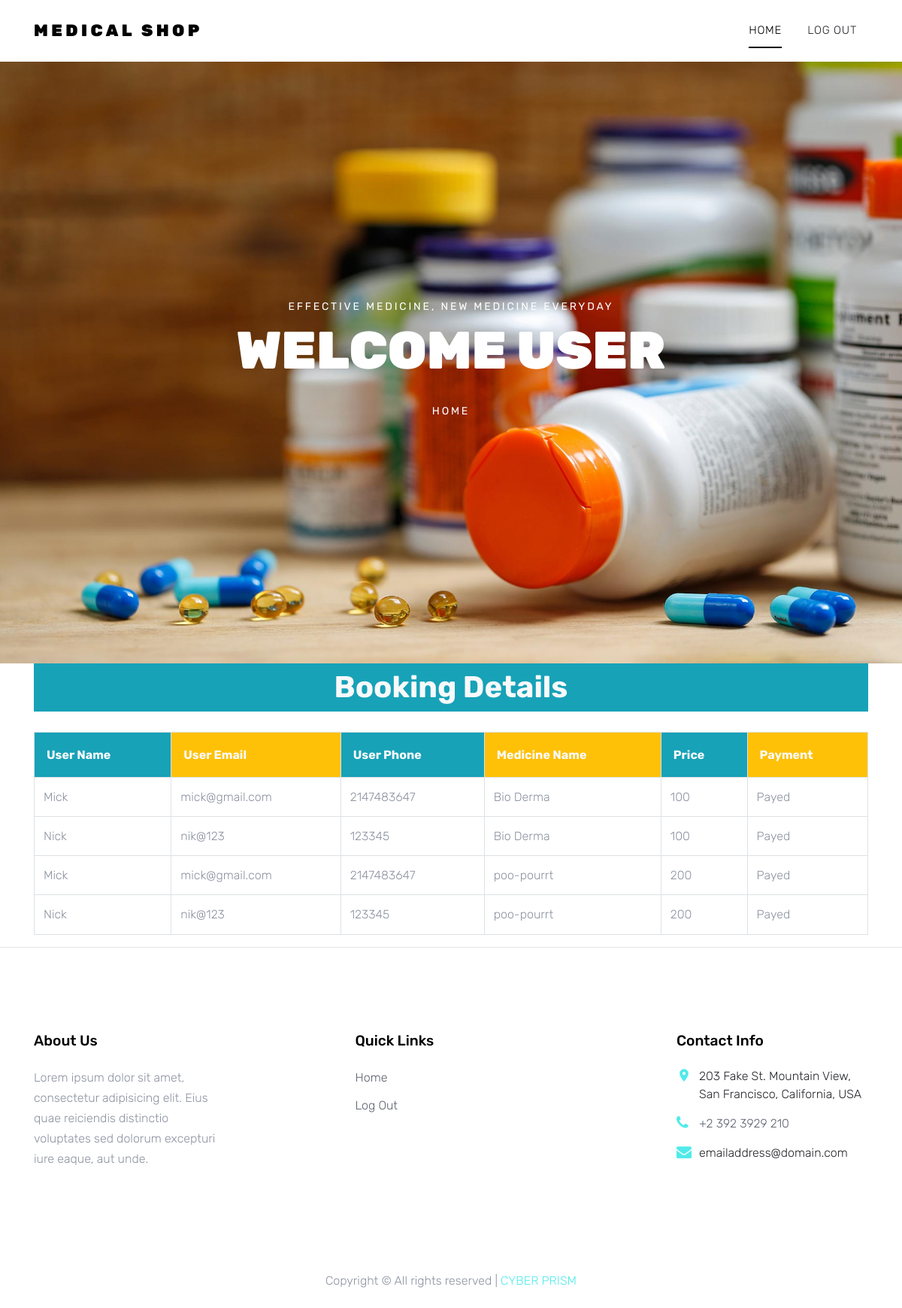
Screenshot of /pharmacy/view_booking.php with the database file from the repository.
### tables this page shows
CREATE TABLE `add_med` (
  `id` int(50) NOT NULL,
  `name` varchar(50) NOT NULL,
  `price` varchar(50) NOT NULL,
  `description` varchar(200) NOT NULL,
  `img` varchar(100) NOT NULL
);

CREATE TABLE `user_registration` (
  `id` int(50) NOT NULL,
  `first_name` varchar(50) NOT NULL,
  `last_name` varchar(50) NOT NULL,
  `email` varchar(50) NOT NULL,
  `phonenumber` int(50) NOT NULL,
  `address` varchar(100) NOT NULL,
  `loginid` int(50) NOT NULL
);

CREATE TABLE `booking_view` (
  `cart_id` int(50) NOT NULL,
  `user_id` int(50) NOT NULL,
  `product_id` int(50) NOT NULL,
  `cart_status` varchar(50) NOT NULL,
  `payment` varchar(50) NOT NULL
);

### pharmacy/view_booking.php (the view, shortened to what this page needs)
<!DOCTYPE html>
<html lang="en">
<head>
  <link rel="stylesheet" href="fonts/icomoon/style.css">
  <link rel="stylesheet" href="css/bootstrap.min.css">
  <link rel="stylesheet" href="css/magnific-popup.css">
  <link rel="stylesheet" href="css/jquery-ui.css">
  <link rel="stylesheet" href="css/owl.carousel.min.css">
  <link rel="stylesheet" href="css/owl.theme.default.min.css">
  <link rel="stylesheet" href="css/aos.css">
  <link rel="stylesheet" href="css/style.css">
</head>
<body>
  <div class="site-wrap">
    <div class="site-navbar py-2">
      <div class="container">
        <div class="d-flex align-items-center justify-content-between">
          <div class="logo">
            <div class="site-logo">
              <a href="admin_index.php" class="js-logo-clone">Medical Shop</a>
            </div>
          </div>
          <div class="main-nav d-none d-lg-block">
            <nav class="site-navigation text-right text-md-center" role="navigation">
              <ul class="site-menu js-clone-nav d-none d-lg-block">
                <li class="active"><a href="pharmacy_index.php">Home</a></li>
              <li><a href="logout.php">Log Out</a></li>
              </ul>
            </nav>
          </div>
        </div>
      </div>
    </div>
    <div class="site-blocks-cover" style="background-image: url('images/hero_1.jpg');">
      <div class="container">
        <div class="row">
          <div class="col-lg-7 mx-auto order-lg-2 align-self-center">
            <div class="site-block-cover-content text-center">
              <h2 class="sub-title">Effective Medicine, New Medicine Everyday</h2>
              <h1>Welcome User</h1>
              <h2 class="sub-title">Home</h2>
            </div>
          </div>
        </div>
      </div>
    </div>
    <div class="container add-emp">
			<center><h1 class="p-2 mb-0 bg-info text-light"><strong>Booking Details</strong></h1><br></center>
			<table class="table table-bordered table-hover">
					<tr>
                        <th class="p-3 mb-2 bg-info text-light">User Name </th>
                        <th class="p-3 mb-2 bg-warning text-light">User Email </th>
                        <th class="p-3 mb-2 bg-info text-light">User Phone </th>
						<th class="p-3 mb-2 bg-warning text-light">Medicine Name </th>
						<th class="p-3 mb-2 bg-info text-light">Price</th>
						<th class="p-3 mb-2 bg-warning text-light">Payment</th>
					</tr>
					<?php
						include '../connection.php';
                        $sql = "SELECT * FROM add_med, user_registration, booking_view WHERE add_med.id = booking_view.product_id AND booking_view.cart_status = 'Added To Cart'";
						$result = mysqli_query($con, $sql);
						while ($data = mysqli_fetch_assoc($result))
						{
					?>
                            <td><?php echo $data['first_name'];?></td>
                            <td><?php echo $data['email'];?></td>
                            <td><?php echo $data['phonenumber'];?></td>
                            <td><?php echo $data['name'];?></td>
							<td><?php echo $data['price']?></td>
							<td><?php echo $data['payment']?></td>
					<?php
						}
					?>
		    </table>
		</div>
	</div>
    <hr style="width:100%;text-align:left;margin-left:0">
    <footer class="site-footer">
      <div class="container">
        <div class="row">
          <div class="col-md-6 col-lg-3 mb-4 mb-lg-0">
            <div class="block-7">
              <h3 class="footer-heading mb-4">About Us</h3>
              <p>Lorem ipsum dolor sit amet, consectetur adipisicing elit. Eius quae reiciendis distinctio voluptates
                sed dolorum excepturi iure eaque, aut unde.</p>
            </div>
          </div>
          <div class="col-lg-3 mx-auto mb-5 mb-lg-0">
            <h3 class="footer-heading mb-4">Quick Links</h3>
            <ul class="list-unstyled">
              <li><a href="pharmacy_index.php">Home</a></li>
              <li><a href="logout.php">Log Out</a></li>
            </ul>
          </div>
          <div class="col-md-6 col-lg-3">
            <div class="block-5 mb-5">
              <h3 class="footer-heading mb-4">Contact Info</h3>
              <ul class="list-unstyled">
                <li class="address">203 Fake St. Mountain View, San Francisco, California, USA</li>
                <li class="phone"><a href="tel://23923929210">+2 392 3929 210</a></li>
                <li class="email">emailaddress@domain.com</li>
              </ul>
            </div>
          </div>
        </div>
        <div class="row pt-5 mt-5 text-center">
          <div class="col-md-12">
            <p>
              Copyright &copy;
              All rights reserved | <a target="_blank"
                class="text-primary">CYBER PRISM</a>
            </p>
          </div>
        </div>
      </div>
    </footer>
</body>
</html>

### pharmacy/css/style.css (style rules this page uses)
body { line-height: 1.7; color: #8c92a0; font-weight: 300; font-size: 16px; }
a { -webkit-transition: .3s all ease; -o-transition: .3s all ease; transition: .3s all ease; }
.site-wrap:before { -webkit-transition: .3s all ease-in-out; -o-transition: .3s all ease-in-out; transition: .3s all ease-in-out; background: rgba(0, 0, 0, 0.6); content: ""; position: absolute; z-index: 2000; top: 0; left: 0; right: 0; bottom: 0; opacity: 0; visibility: hidden; }
.site-footer { padding: 6em 0; }
.site-footer ul li { margin-bottom: 10px; }
.site-footer ul li a { color: #5c626e; }
.site-footer .footer-heading { font-size: 1.2rem; color: #000; margin-bottom: 1rem; }
.site-logo a { text-transform: uppercase; letter-spacing: .2em; font-size: 22px; color: #000 !important; font-weight: 900; }
.site-navbar { margin-bottom: 0px; z-index: 1999; position: relative; top: 0; width: 100%; background: #fff; }
.site-navbar a { color: #000; }
.site-navbar .site-navigation .site-menu { margin-left: 0; padding-left: 0; margin-bottom: 0; }
.site-navbar .site-navigation .site-menu .active > a { color: #000; position: relative; }
.site-navbar .site-navigation .site-menu .active > a:before { content: ""; position: absolute; left: 10px; right: 10px; height: 2px; background: #000; bottom: 0; }
.site-navbar .site-navigation .site-menu a { text-decoration: none !important; font-size: 15px; display: inline-block; }
.site-navbar .site-navigation .site-menu > li { display: inline-block; padding: 10px 5px; }
.site-navbar .site-navigation .site-menu > li > a { padding: 10px 10px; text-transform: uppercase; letter-spacing: .05em; color: #25262a; font-size: 15px; text-decoration: none !important; }
.site-mobile-menu .site-mobile-menu-header .site-mobile-menu-logo a { display: inline-block; text-transform: uppercase; color: #000; letter-spacing: .2em; font-size: 22px; font-weight: 900; }
.site-mobile-menu .site-nav-wrap { padding: 0; margin: 0; list-style: none; position: relative; }
.site-mobile-menu .site-nav-wrap a { padding: 10px 20px; display: block; position: relative; color: #212529; }
.site-mobile-menu .site-nav-wrap li { position: relative; display: block; }
.site-mobile-menu .site-nav-wrap li.active > a { color: #51eaea; }
.site-mobile-menu .site-nav-wrap > li { display: block; position: relative; float: left; width: 100%; }
.site-mobile-menu .site-nav-wrap > li > a { padding-left: 20px; font-size: 20px; }
.site-blocks-cover { background-size: cover; background-repeat: no-repeat; background-position: center center; position: relative; }
.site-blocks-cover, .site-blocks-cover > .container > .row { min-height: 700px; height: calc(100vh); }
.site-blocks-cover h2 { font-size: 14px; font-weight: normal; color: #000; letter-spacing: .2em; text-transform: uppercase; }
.site-blocks-cover h1 { font-size: 50px; font-weight: 900; color: #fff; margin-bottom: 30px; text-transform: uppercase; }
@media (min-width: 768px) { .site-blocks-cover h1 { font-size: 70px; } }
.site-blocks-cover .sub-title { color: #fff; }
.block-5 ul, .block-5 ul li { list-style: none; padding: 0; margin: 0; line-height: 1.5; }
.block-5 ul li { padding-left: 30px; position: relative; margin-bottom: 15px; color: #25262a; }
.block-5 ul li:before { top: 0; font-family: "icomoon"; content: ""; position: absolute; left: 0; font-size: 20px; line-height: 1; color: #51eaea; }
.block-5 ul li.address:before { content: "\e8b4"; }
.block-5 ul li.email:before { content: "\f0e0"; }
.block-5 ul li.phone:before { content: "\f095"; }

### rows the page displays
add_med: user_registration.first_name "Mick", user_registration.email "mick@gmail.com", user_registration.phonenumber "2147483647", name "Bio Derma", price "100", booking_view.payment "Payed", user_registration.first_name "Nick", user_registration.email "nik@123", user_registration.phonenumber "123345"
add_med: user_registration.first_name "Mick", user_registration.email "mick@gmail.com", user_registration.phonenumber "2147483647", name "poo-pourrt", price "200", booking_view.payment "Payed", user_registration.first_name "Nick", user_registration.email "nik@123", user_registration.phonenumber "123345"
